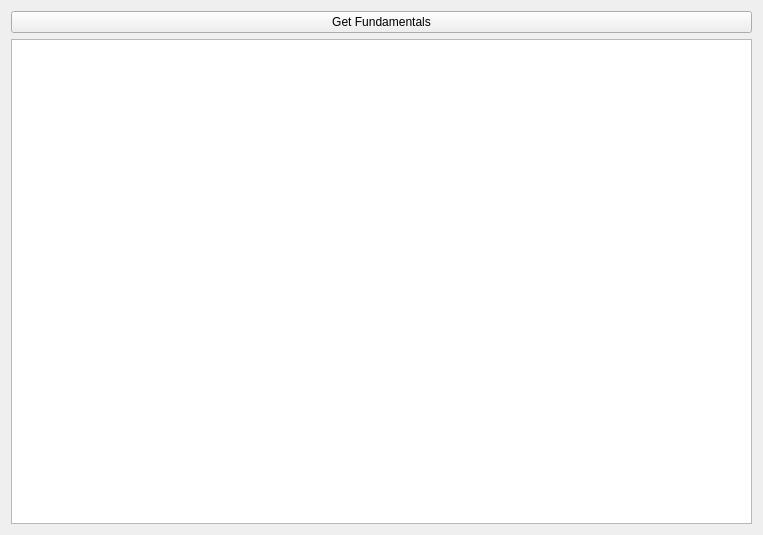
<?xml version="1.0" encoding="UTF-8"?>
<ui version="4.0">
 <class>Form</class>
 <widget class="QWidget" name="Form">
  <property name="geometry">
   <rect>
    <x>0</x>
    <y>0</y>
    <width>763</width>
    <height>535</height>
   </rect>
  </property>
  <property name="windowTitle">
   <string>Form</string>
  </property>
  <layout class="QGridLayout" name="gridLayout">
   <item row="0" column="0">
    <widget class="QPushButton" name="pushButton">
     <property name="text">
      <string>Get Fundamentals</string>
     </property>
    </widget>
   </item>
   <item row="1" column="0">
    <widget class="QTextEdit" name="textEdit"/>
   </item>
  </layout>
 </widget>
 <resources/>
 <connections/>
</ui>
